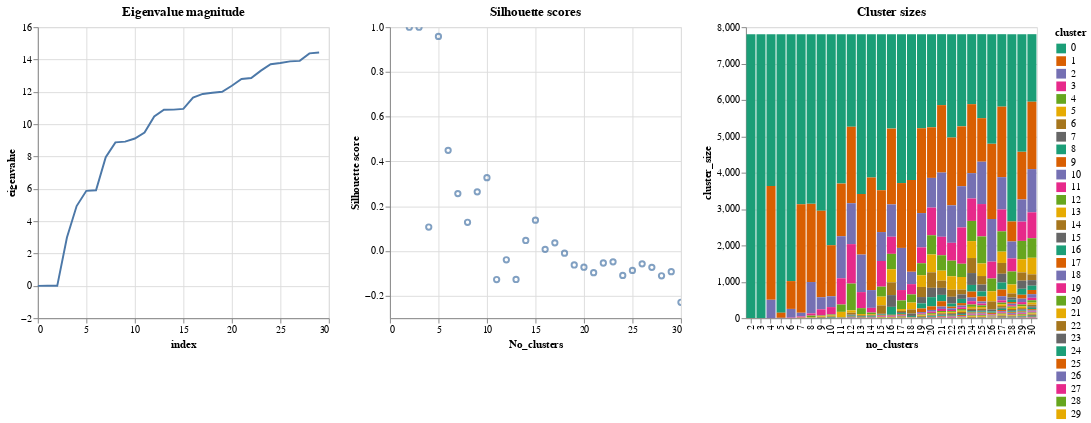

Source (notebook cell):
### Code cell
Clustering.plot_cluster_diagnostics(results, sizes, eigvalues)

### Figure 1 — Vega-Lite specification as saved in the notebook (floating-point values rounded to 4 significant figures; data arrays with more than 128 entries replaced by an {"elided": "..."} marker saying what was removed)
{"config": {"view": {"continuousWidth": 400, "continuousHeight": 300}}, "hconcat": [{"data": {"name": "data-878eb934c9a108b2909ce1c37205e43b"}, "mark": "line", "encoding": {"x": {"field": "index", "type": "quantitative"}, "y": {"field": "eigenvalue", "type": "quantitative"}}, "title": "Eigenvalue magnitude", "width": 300}, {"data": {"name": "data-f5a00d5bd1509f657aacdbb02ab9e79c"}, "mark": "point", "encoding": {"x": {"field": "No_clusters", "type": "quantitative"}, "y": {"field": "Silhouette score", "type": "quantitative"}}, "selection": {"selector002": {"type": "interval", "bind": "scales", "encodings": ["x", "y"]}}, "title": "Silhouette scores", "width": 300}, {"data": {"name": "data-e3a84339db97bf7d5d1c7ccb3e44ab36"}, "mark": "bar", "encoding": {"color": {"field": "cluster", "scale": {"scheme": "dark2"}, "type": "ordinal"}, "x": {"field": "no_clusters", "type": "ordinal"}, "y": {"field": "cluster_size", "type": "quantitative"}}, "title": "Cluster sizes", "width": 300}], "$schema": "https://vega.github.io/schema/vega-lite/v4.17.0.json", "datasets": {"data-878eb934c9a108b2909ce1c37205e43b": [{"eigenvalue": -0.00116, "index": 0}, {"eigenvalue": 5.153e-15, "index": 1}, {"eigenvalue": 1.777e-13, "index": 2}, {"eigenvalue": 2.989, "index": 3}, {"eigenvalue": 4.933, "index": 4}, {"eigenvalue": 5.875, "index": 5}, {"eigenvalue": 5.91, "index": 6}, {"eigenvalue": 7.956, "index": 7}, {"eigenvalue": 8.873, "index": 8}, {"eigenvalue": 8.921, "index": 9}, {"eigenvalue": 9.114, "index": 10}, {"eigenvalue": 9.477, "index": 11}, {"eigenvalue": 10.48, "index": 12}, {"eigenvalue": 10.89, "index": 13}, {"eigenvalue": 10.9, "index": 14}, {"eigenvalue": 10.94, "index": 15}, {"eigenvalue": 11.64, "index": 16}, {"eigenvalue": 11.87, "index": 17}, {"eigenvalue": 11.94, "index": 18}, {"eigenvalue": 12.01, "index": 19}, {"eigenvalue": 12.38, "index": 20}, {"eigenvalue": 12.79, "index": 21}, {"eigenvalue": 12.85, "index": 22}, {"eigenvalue": 13.31, "index": 23}, {"eigenvalue": 13.7, "index": 24}, {"eigenvalue": 13.78, "index": 25}, {"eigenvalue": 13.88, "index": 26}, {"eigenvalue": 13.91, "index": 27}, {"eigenvalue": 14.38, "index": 28}, {"eigenvalue": 14.43, "index": 29}], "data-f5a00d5bd1509f657aacdbb02ab9e79c": [{"No_clusters": 2, "Silhouette score": 0.9996}, {"No_clusters": 3, "Silhouette score": 0.9997}, {"No_clusters": 4, "Silhouette score": 0.1072}, {"No_clusters": 5, "Silhouette score": 0.9586}, {"No_clusters": 6, "Silhouette score": 0.4496}, {"No_clusters": 7, "Silhouette score": 0.2564}, {"No_clusters": 8, "Silhouette score": 0.1285}, {"No_clusters": 9, "Silhouette score": 0.2644}, {"No_clusters": 10, "Silhouette score": 0.3276}, {"No_clusters": 11, "Silhouette score": -0.1274}, {"No_clusters": 12, "Silhouette score": -0.03927}, {"No_clusters": 13, "Silhouette score": -0.1273}, {"No_clusters": 14, "Silhouette score": 0.0472}, {"No_clusters": 15, "Silhouette score": 0.1377}, {"No_clusters": 16, "Silhouette score": 0.007415}, {"No_clusters": 17, "Silhouette score": 0.03648}, {"No_clusters": 18, "Silhouette score": -0.009733}, {"No_clusters": 19, "Silhouette score": -0.06247}, {"No_clusters": 20, "Silhouette score": -0.07241}, {"No_clusters": 21, "Silhouette score": -0.09661}, {"No_clusters": 22, "Silhouette score": -0.05358}, {"No_clusters": 23, "Silhouette score": -0.04838}, {"No_clusters": 24, "Silhouette score": -0.1091}, {"No_clusters": 25, "Silhouette score": -0.08656}, {"No_clusters": 26, "Silhouette score": -0.05735}, {"No_clusters": 27, "Silhouette score": -0.0729}, {"No_clusters": 28, "Silhouette score": -0.1108}, {"No_clusters": 29, "Silhouette score": -0.09229}, {"No_clusters": 30, "Silhouette score": -0.2291}], "data-e3a84339db97bf7d5d1c7ccb3e44ab36": {"elided": "464 records"}}}
